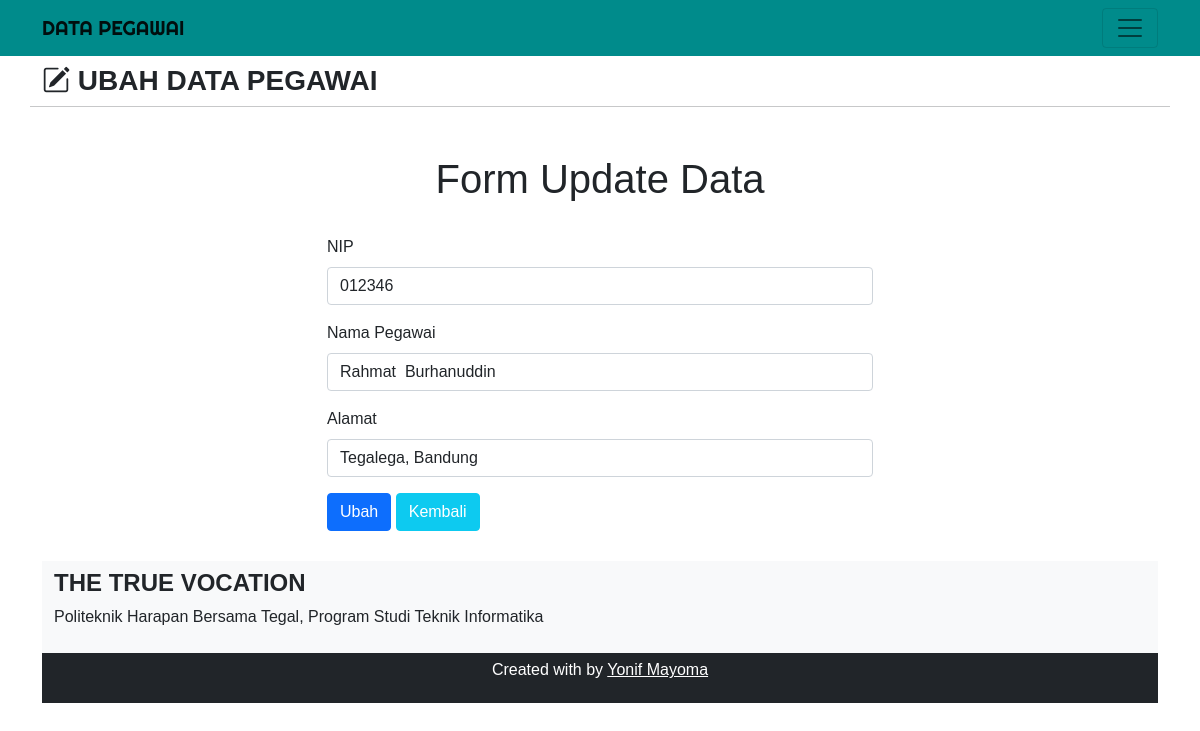
The page /update.php?id=3 on the database its author committed.
### tables this page shows
CREATE TABLE `tbl_pegawai` (
  `id` int(11) NOT NULL,
  `nip` varchar(30) NOT NULL,
  `nama` varchar(255) NOT NULL,
  `alamat` varchar(255) NOT NULL
);

### update.php (the view, shortened to what this page needs)
<?php
  include "koneksi.php";
?>
<!DOCTYPE html>
<head>
    <link href="https://cdn.jsdelivr.net/npm/bootstrap@5.0.0-beta2/dist/css/bootstrap.min.css" rel="stylesheet">
    <link rel="stylesheet" href="https://cdn.jsdelivr.net/npm/bootstrap-icons@1.4.0/font/bootstrap-icons.css">
    <link rel="stylesheet" href="css/style.css">
</head>
<body>
    <nav class="navbar navbar-light" style="background-color: #008B8B; text-uppercase">
        <div class="container">
            <a class="navbar-brand" href="index.php">DATA PEGAWAI</a>
            <button class="navbar-toggler" type="button" data-bs-toggle="collapse" data-bs-target="#navbarNav" aria-controls="navbarNav" aria-expanded="false" aria-label="Toggle navigation">
                <span class="navbar-toggler-icon"></span>
            </button>
        </div>
    </nav>
    <div class="container">
        <div class="row my-2">
            <div class="col-md">
                <h3 class="fw-bold text-uppercase"><i class="bi bi-pencil-square"></i>&nbsp;Ubah Data Pegawai</h3>
            </div>
            <hr>
        </div>
<body>
  <?php
    $id = $_GET['id'];
    $query = "SELECT * FROM tbl_pegawai WHERE id = $id";
    $result = mysqli_query($koneksi, $query);
    foreach($result as $data) {
  ?>
  <section class="row">
    <div class="col-md-6 offset-md-3 align-self-center">
      <h1 class="text-center mt-4">Form Update Data</h1><br>
      <form method="POST">
        <div class="mb-3">
          <label for="inputNIP" class="form-label">NIP</label>
          <input type="text" class="form-control" id="inputNIP" value="<?= $data['nip'] ?>" name="nip" placeholder="Masukan NIP">
        </div>
        <div class="mb-3">
          <label for="inputNama" class="form-label">Nama Pegawai</label>
          <input type="text" class="form-control" id="inputNama" value="<?= $data['nama'] ?>" name="nama" placeholder="Masukan Nama Pegawai">
        </div>
        <div class="mb-3">
          <label for="inputAlamat" class="form-label">Alamat</label>
          <input type="text" class="form-control" id="inputAlamat" value="<?= $data['alamat'] ?>" name="alamat" placeholder="Masukan Alamat Pegawai">
        </div>
        <input name="rekam" type="submit" class="btn btn-primary" value="Ubah">
        <a href="index.php" type="button" class="btn btn-info text-white">Kembali</a>
      </form>
    </div>
  </section>
  <?php } ?>
    <div class="container-fluid" style="margin-top: 30px;">
        <div class="row bg-light" style="background-color: #008B8B;text-white">
            <div class="col-md-6 my-2" id="about">
                <h4 class="fw-bold text-uppercase">The True Vocation</h4>
                <p>Politeknik Harapan Bersama Tegal, Program Studi Teknik Informatika</p>
            </div>
        </div>
    </div>
    <footer class="bg-dark text-white text-center" style="padding: 5px;">
        <p>Created with <i class="&copy" style="color: red;"></i> by <u style="color: #fff;">Yonif Mayoma</u></p>
    </footer>
</body>
</html>

### style.css (style rules this page uses)
body { font-family: 'Gill Sans', 'Gill Sans MT', Calibri, 'Trebuchet MS', sans-serif; }
.navbar-brand { font-family: 'Righteous', cursive; }

### rows shown on the page
tbl_pegawai: nip "012346", nama "Rahmat Burhanuddin", alamat "Tegalega, Bandung"
